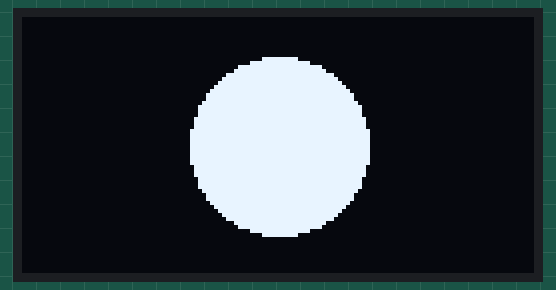
A sketch run on a simulated Arduino Uno, built with avr-gcc and run on an emulated ATmega328P. Shown: 128×64 one-colour display.

Above: at 0.52 s.
At 4.78 s:
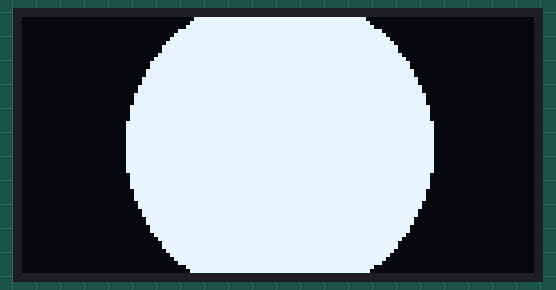
At 10.5 s:
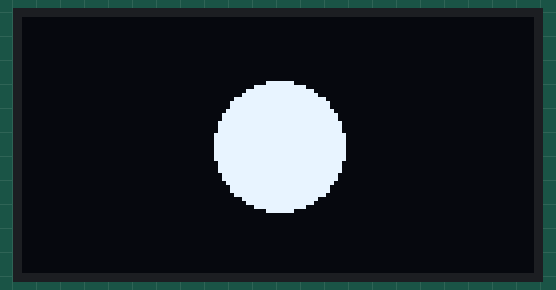
At 19.81 s:
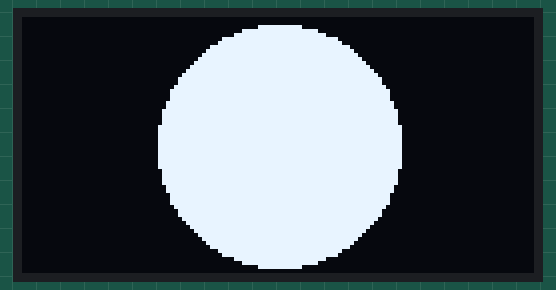
At 29.56 s:
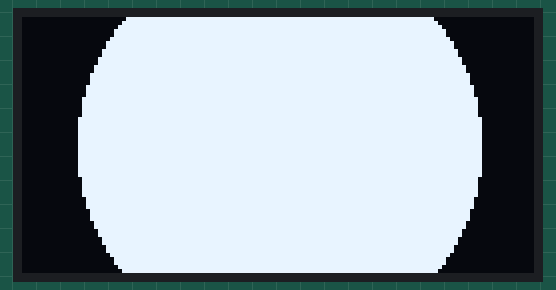
At 39.3 s:
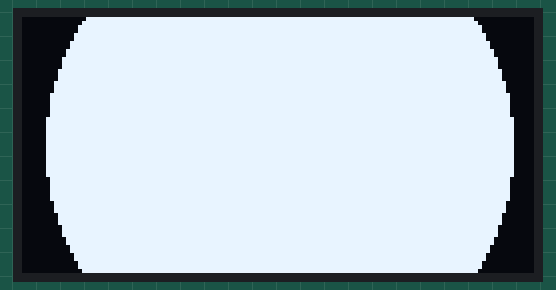

The sketch:

DrawCircleAnimated.ino
```cpp
/**
 * Simple example that animates an increasingly large circle on screen
 * When max radius reached, animates smaller and oscillates back and forth.
 *
 * Adafruit Gfx Library:
 * https://learn.adafruit.com/adafruit-gfx-graphics-library/overview
 *
 * Adafruit OLED tutorials:
 * https://learn.adafruit.com/monochrome-oled-breakouts
 *
 * By Jon E. Froehlich
 * @jonfroehlich
 * http://makeabilitylab.io
 *
 */

#include <SPI.h>
#include <Wire.h>
#include <Adafruit_GFX.h>
#include <Adafruit_SSD1306.h>

#define SCREEN_WIDTH 128  // OLED display width, in pixels
#define SCREEN_HEIGHT 64  // OLED display height, in pixels

// Declaration for an SSD1306 display connected to I2C (SDA, SCL pins)
#define OLED_RESET 4  // Reset pin # (or -1 if sharing Arduino reset pin)
Adafruit_SSD1306 _display(SCREEN_WIDTH, SCREEN_HEIGHT, &Wire, OLED_RESET);

void setup() {
  Serial.begin(9600);

  // SSD1306_SWITCHCAPVCC = generate display voltage from 3.3V internally
  if (!_display.begin(SSD1306_SWITCHCAPVCC, 0x3D)) {  // Address 0x3D for 128x64
    Serial.println(F("SSD1306 allocation failed"));
    for (;;)
      ;  // Don't proceed, loop forever
  }

  _display.clearDisplay();
}

void loop() {
  // Clear the buffer
  _display.clearDisplay();

  // We could certainly modify this to not use an embedded loop
  // But fine for now just to demonstrate drawing function
  int16_t radius = 0;
  int16_t maxRadius = max(_display.width(), _display.height()) / 2;
  const int16_t xCenter = _display.width() / 2;
  const int16_t yCenter = _display.height() / 2;
  for(; radius < maxRadius; radius += 2) {
    // Draw a filled circle in center of screen with radius i
    _display.fillCircle(xCenter, yCenter, radius, SSD1306_WHITE);
    _display.display();
    delay(1);
  }

  // Make the circle smaller
  for(; radius > 0; radius -= 2) {
    _display.clearDisplay();  // have to clear each time as getting smaller
    _display.fillCircle(xCenter, yCenter, radius, SSD1306_WHITE);
    _display.display();
    delay(1);
  }

  // Delay a bit in its smallest state
  delay(100);
}
```
